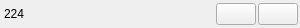
<?xml version="1.0" encoding="UTF-8"?>
<ui version="4.0">
 <class>CustomItemQListWidget</class>
 <widget class="QWidget" name="CustomItemQListWidget">
  <property name="geometry">
   <rect>
    <x>0</x>
    <y>0</y>
    <width>300</width>
    <height>28</height>
   </rect>
  </property>
  <property name="minimumSize">
   <size>
    <width>0</width>
    <height>0</height>
   </size>
  </property>
  <property name="maximumSize">
   <size>
    <width>1515</width>
    <height>16777215</height>
   </size>
  </property>
  <property name="windowTitle">
   <string>Form</string>
  </property>
  <layout class="QHBoxLayout" name="horizontalLayout" stretch="1,0,0">
   <property name="spacing">
    <number>2</number>
   </property>
   <property name="leftMargin">
    <number>4</number>
   </property>
   <property name="topMargin">
    <number>2</number>
   </property>
   <property name="rightMargin">
    <number>2</number>
   </property>
   <property name="bottomMargin">
    <number>2</number>
   </property>
   <item>
    <widget class="QLabel" name="label_text">
     <property name="maximumSize">
      <size>
       <width>16777215</width>
       <height>16777215</height>
      </size>
     </property>
     <property name="text">
      <string>224</string>
     </property>
    </widget>
   </item>
   <item>
    <widget class="QPushButton" name="btn_edit">
     <property name="maximumSize">
      <size>
       <width>16777215</width>
       <height>16777215</height>
      </size>
     </property>
     <property name="text">
      <string/>
     </property>
     <property name="icon">
      <iconset resource="../../resources.qrc">
       <normaloff>:/white-icons/resources/white-icons/pen.svg</normaloff>:/white-icons/resources/white-icons/pen.svg</iconset>
     </property>
    </widget>
   </item>
   <item>
    <widget class="QPushButton" name="btn_delete">
     <property name="maximumSize">
      <size>
       <width>16777215</width>
       <height>16777215</height>
      </size>
     </property>
     <property name="text">
      <string/>
     </property>
     <property name="icon">
      <iconset resource="../../resources.qrc">
       <normaloff>:/white-icons/resources/white-icons/trash.svg</normaloff>:/white-icons/resources/white-icons/trash.svg</iconset>
     </property>
    </widget>
   </item>
  </layout>
 </widget>
 <resources>
  <include location="../../resources.qrc"/>
 </resources>
 <connections/>
</ui>
